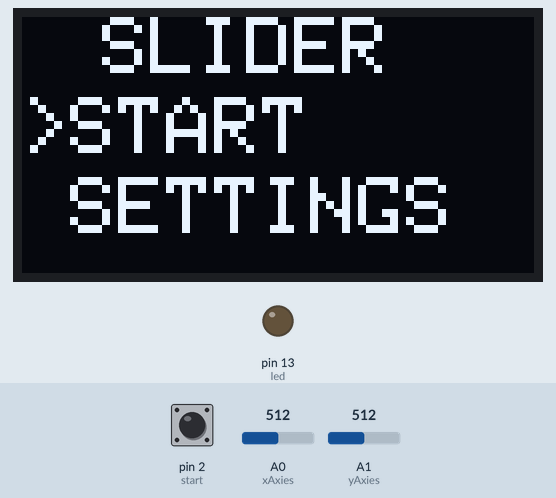
Simulated run of this sketch. Board: Arduino Uno, built with avr-gcc and run on an emulated ATmega328P. Parts: 128×64 one-colour display, output pins drawn as LEDs (lit = HIGH). Inputs (shaded band) come from the test bench; at power-on: A1 (yAxies) = 512, pin 2 (start) HIGH, A0 (xAxies) = 512. Random numbers use the default seed unless the sketch sets one; what the sketch prints to the serial monitor is not drawn.

Above: at 1.2 s.
1.3 s: A1 (yAxies) set to 539
At 2.7 s:
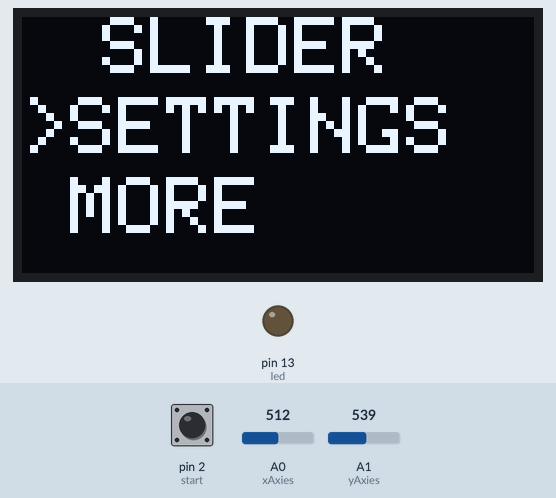
4.3 s: pin 2 (start) pulled LOW for 1 s
At 8.1 s:
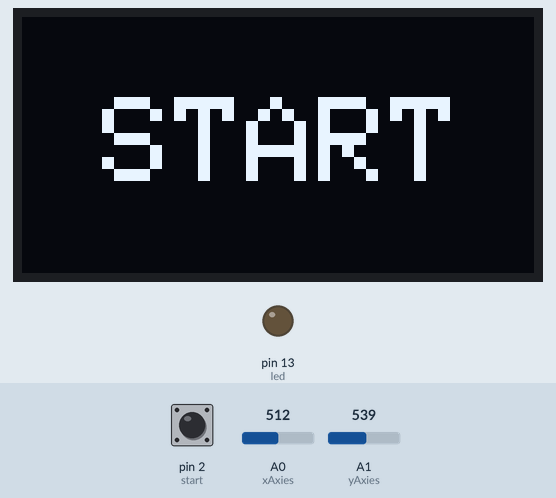
8.3 s: pin 2 (start) pulled LOW for 1 s
At 11.1 s:
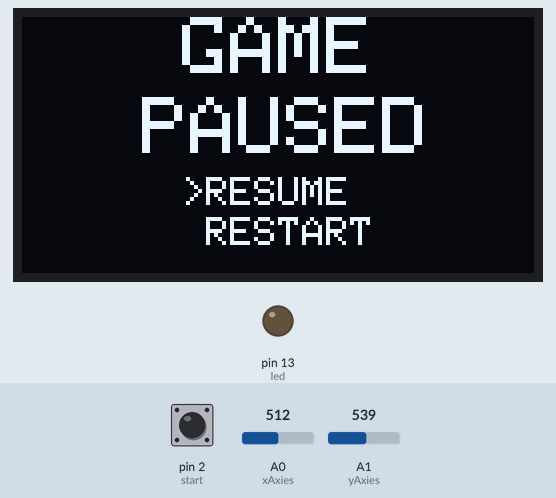
12.3 s: pin 2 (start) pulled LOW for 0.15 s
At 13.1 s:
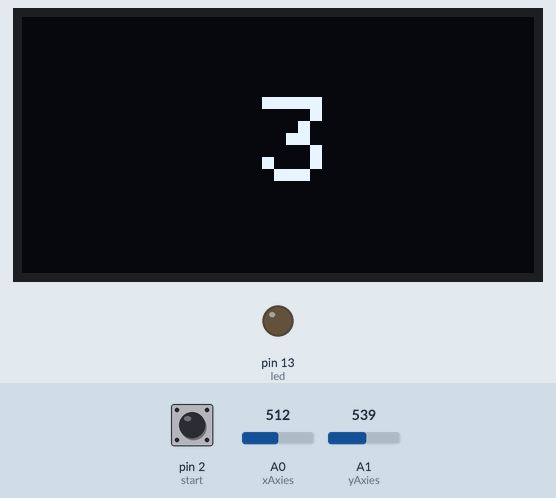
15.4 s: A0 (xAxies) set to 495
At 17.13 s:
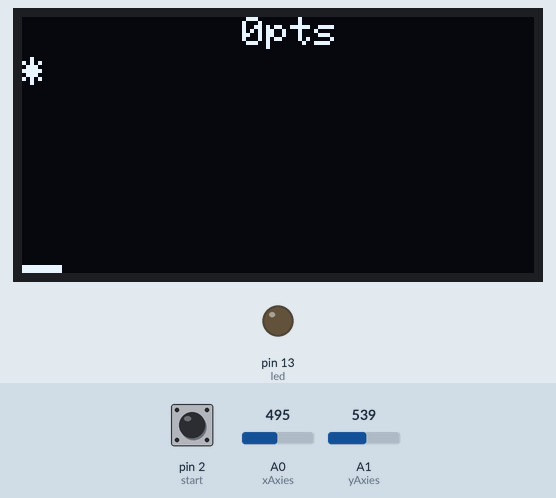
18.4 s: pin 2 (start) pulled LOW for 0.15 s
At 21.0 s:
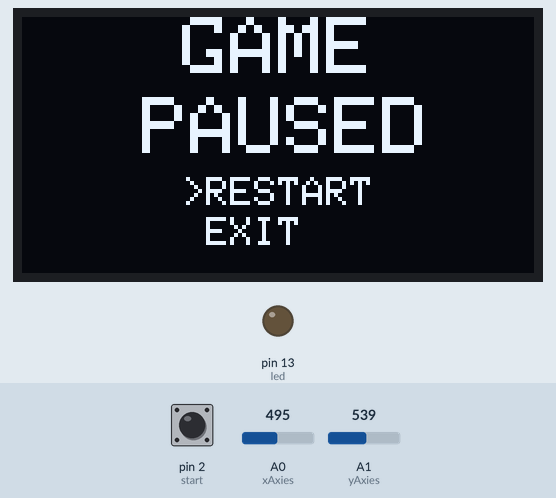
Timing chart, 0 to 22.5 s (numbered marks = the images above; inputs shaded):
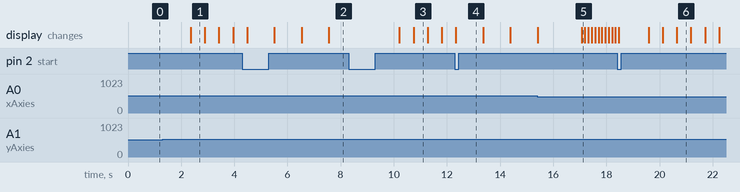

The sketch:

main.ino
```cpp
/*
  -This software was written by Yann Kabambi for public use
  -The software comes AS IS, and I am not responsible for any damages that may occur when using this software
*/

#include <Wire.h>
#include <Adafruit_GFX.h>
#include <Adafruit_SSD1306.h>
#include <EEPROM.h>

// Setup Display
#define SCREEN_I2C_ADDR 0x3C // I2C address for the OLED display
#define SCREEN_WIDTH 128     // OLED display width, in pixels
#define SCREEN_HEIGHT 64     // OLED display height, in pixels
Adafruit_SSD1306 display(SCREEN_WIDTH, SCREEN_HEIGHT, &Wire);


class Player {
  public:
    int x ;

    void playerPos(){
      display.setTextSize(2);
      display.setCursor(x, 50);
      display.write("_");

    }
};


class DropBall {
public:
    int x;
    int y;

    void generate(int xInit, int yInit) {
        x = xInit;
        y = yInit;
        display.setTextSize(1);
        display.setCursor(xInit, yInit);
        display.write("*");
    }

    void moveY(int xInit, int yInit) {
        x = xInit;
        y = yInit;
        display.setTextSize(1);
        display.setCursor(xInit, yInit);
        display.write("*");
    }
};

// Object Decleration
DropBall balls;
Player player;

int led = 13;

//Console Controls
const int start = 2;
const int reset = 3;
const int xAxies = A0; //505
const int yAxies = A1; //528

//Menu Control
const int lowestPoint = 1;
const int highestPoint = 110;
int level = 1;
int points = 0;
int graphicsPoint;// 0 - Menu
                  // 1 - GAME
                  // 2 - PAUSE
                  // 3 - SETTINGS

//Game Controls
bool isGameOn;
char menus[][10] = {"START","SETTINGS","MORE"};
char settingsMenus[][10] = {"TOP SCORE","RESET","BACK"};
char pausedMenu[][10] = {"RESUME","RESTART","EXIT"};
int menuIndexSelect;
int menuIndexToCome;
//Settings
int startTimer = 3;
const int eepromAddress = 0;
int topscore = EEPROM.read(eepromAddress);

void setup() {
//LED indicator
  pinMode(led,OUTPUT);

//Input
  pinMode(reset,INPUT_PULLUP);
  pinMode(start,INPUT_PULLUP);

//Display
  display.begin(SSD1306_SWITCHCAPVCC, 0x3C);
  display.clearDisplay();
  display.setTextColor(SSD1306_WHITE);


//Game Init
  player.x = 0;
  isGameOn = false;
  graphicsPoint = 0;
  menuIndexSelect = 0;
  menuIndexToCome = menuIndexSelect + 1;

  Serial.begin(9600);
  Serial.println("Serial Begin");

//EEPROM init
  EEPROM.begin();

}
void loop() {

  display.clearDisplay();
  if(!isGameOn && 0 == graphicsPoint){
    gameMenu();
  }else if(1 == graphicsPoint){
    startGame();
  }else if(2 == graphicsPoint){
    pauseGame();
  }else if(3 == graphicsPoint){
    settingsMenu();
  }else if(4 == graphicsPoint){
    more();
  }else if(5 == graphicsPoint){
    topScore();
  }else if(6 == graphicsPoint){
    resetGame();
  }

  display.display();
}


void gameMenu(){
  display.clearDisplay();
  display.setTextSize(2);
  display.setCursor(20, 0);
  display.print("SLIDER");

  display.setCursor(0,20);
  display.print(">");
  display.print(menus[menuIndexSelect]);
  display.setCursor(0,40);
  display.print(" ");
  display.print(menus[menuIndexToCome]);
  menuControls();

  if(!digitalRead(start)){
    if(menus[menuIndexSelect] == menus[0]){
      startGameCount();
    }else if(menus[menuIndexSelect] == menus[1]){
      menuIndexSelect = 0;
      menuIndexToCome = 1;
      delay(1000);
      graphicsPoint = 3;
    }else if(menus[menuIndexSelect] == menus[2]){
      graphicsPoint = 4;
    }
    delay(500);
  }

}

//Settings Functions
void settingsMenu(){
  display.clearDisplay();
  display.setTextSize(2);
  display.setCursor(20, 0);
  display.print("SETTINGS");

  display.setCursor(0,20);
  display.print(">");
  display.print(settingsMenus[menuIndexSelect]);
  display.setCursor(0,40);
  display.print(" ");
  display.print(settingsMenus[menuIndexToCome]);

  if(!digitalRead(start)){
    if(settingsMenus[menuIndexSelect] == settingsMenus[0]){
      menuIndexSelect = 0;
      graphicsPoint = 5;
    }else if(settingsMenus[menuIndexSelect] == settingsMenus[1]){
      menuIndexSelect = 0;
      menuIndexToCome = 1;
      graphicsPoint = 6;
    }else if(settingsMenus[menuIndexSelect] == settingsMenus[2]){
      menuIndexSelect = 0;
      menuIndexToCome = 1;
      graphicsPoint = 0;
    }
    delay(500);
  }
  menuControls();

}

void topScore(){
  display.setCursor(10,0);
  display.setTextSize(2);
  display.print("TOP SCORE");
  display.setCursor(45,20);
  display.setTextSize(3);
  display.print(topscore);
  display.setTextSize(1);
  display.setCursor(40,50);
  display.print("> ");
  display.print("BACK");

  if(!digitalRead(start)){
    menuIndexSelect = 0;
    menuIndexToCome = 1;
    graphicsPoint = 0;
    delay(500);
  }
}

void resetGame(){
  display.setCursor(30,50);
  display.setTextSize(1);
  display.print("RESETING...");
  display.display();
  EEPROM.write(eepromAddress, 0);
  delay(5000);
  int eepromCheck = EEPROM.read(eepromAddress);
  display.clearDisplay();
  display.setCursor(30, 50);
  if(eepromCheck == 0){
    display.print("DONE!!");
    topscore = eepromCheck;
  }else{
    display.print("FAILED!!");
  }
  display.display();
  delay(2000);
  graphicsPoint = 0;
}

void gameSpeed(){
  if(10 > points){
    int level = 5;
  }
  if(20 > points){
    int level = 10;
  }
}

void more() {
  display.setCursor(0,0);
  display.setTextSize(1);
  display.print("find More at:");
  display.setCursor(0,20);
  display.print("www.yannkabambi.com");
  display.setCursor(40,50);
  display.print("> ");
  display.print("BACK");

  if(!digitalRead(start)){
    menuIndexSelect = 0;
    menuIndexToCome = 1;
    graphicsPoint = 0;
    delay(500);
  }

}

void startGameCount(){
  int count = startTimer;
  menuIndexSelect = 0;
  menuIndexToCome = 1;
  while(true){
    display.clearDisplay();
    display.setTextSize(3);
    display.setCursor(60, 20);
    display.print(count);
    display.display();
    count -=1;
    delay(1000);
    if(0 == count){
      graphicsPoint = 1;
      isGameOn = true;
      break;
    }
  }
  display.clearDisplay();
  display.setTextSize(3);
  display.setCursor(20, 20);
  display.print("START");
  display.display();
  delay(1000);
}

void startGame() {
  generateEnemy();
  displayPoints();
  gameControls();
  player.playerPos();
  delay(100/level);

}

void pauseGame(){

  display.clearDisplay();
  display.setTextSize(2);
  display.setCursor(40, 0);
  display.print("GAME");
  display.setCursor(30, 20);
  display.print("PAUSED");

  display.setTextSize(1);
  display.setCursor(40,40);
  display.print(">");
  display.print(pausedMenu[menuIndexSelect]);
  display.setCursor(40,50);
  display.print(" ");
  display.print(pausedMenu[menuIndexToCome]);
  menuControls();

  //re-enter game
  if(!digitalRead(start) && pausedMenu[menuIndexSelect] == pausedMenu[0] ){
    menuIndexSelect = 0;
    menuIndexToCome = 1;
    graphicsPoint = 1;
    delay(1000);
  }else if(!digitalRead(start) && pausedMenu[menuIndexSelect] == pausedMenu[1]){
    points = 0;
    startGameCount();
    delay(500);
  }else if(!digitalRead(start) && pausedMenu[menuIndexSelect] == pausedMenu[2]){
    graphicsPoint = 0;
    isGameOn = false;
    menuIndexSelect = 0;
    menuIndexToCome = 1;
    delay(500);
  }

}

void menuControls(){
  if(analogRead(yAxies) > 528 ){
    if(2 == menuIndexSelect){
      menuIndexSelect = 0;
      menuIndexToCome = menuIndexSelect + 1;
    }else{
      menuIndexSelect +=1;
      if(menuIndexSelect + 1 == 3){
        menuIndexToCome = 0;
      }else{
        menuIndexToCome = menuIndexSelect + 1;
      }
    }

    delay(500);
  }

}

void gameControls(){
  if(isGameOn && graphicsPoint == 1 && !digitalRead(start)) {
    graphicsPoint = 2;
    delay(1000);
  }

  if((analogRead(xAxies) < 505) && isGameOn) {
    if(lowestPoint < player.x){
      player.x -=10;
    }
  }
  if((analogRead(xAxies) > 505) && isGameOn) {
    if(highestPoint > player.x){
      player.x +=10;
    }
  }

  if((balls.x >= player.x-10 && balls.x <= player.x+15) && balls.y == 50){
    points +=1;
  }
}

void displayPoints() {
  display.setTextSize(1);
  display.setCursor(55, 0);
  display.print(points);
  display.write("pts");
  if(topscore < points){
    EEPROM.write(eepromAddress, points);
    topscore = points;
  }
}

void generateEnemy() {
  balls.y = balls.y + 5;
  balls.moveY(balls.x, balls.y);

  if (60 == balls.y) {
      balls.y = random(-10, -50);
      balls.x = random(SCREEN_WIDTH);
  }
}
```

Measured:
- the behaviour switches between 528 and 529 on A1 (yAxies) (found by bisection; images 0 and 1)
- after the input at 1.3 s, the display: changes after 1.1 s (image 1)
- what the display in image 1 shows lasts 0.5 s, from 2.4 s to 2.9 s
